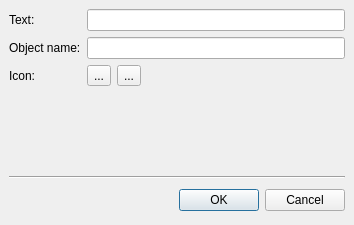
<ui version="4.0" >
 <author></author>
 <comment></comment>
 <exportmacro></exportmacro>
 <class>NewActionDialog</class>
 <widget class="QDialog" name="NewActionDialog" >
  <property name="geometry" >
   <rect>
    <x>0</x>
    <y>0</y>
    <width>354</width>
    <height>225</height>
   </rect>
  </property>
  <property name="windowTitle" >
   <string>New Action...</string>
  </property>
  <layout class="QVBoxLayout" >
   <property name="margin" >
    <number>9</number>
   </property>
   <property name="spacing" >
    <number>6</number>
   </property>
   <item>
    <layout class="QGridLayout" >
     <property name="margin" >
      <number>0</number>
     </property>
     <property name="spacing" >
      <number>6</number>
     </property>
     <item row="0" column="1" >
      <widget class="QLineEdit" name="editActionText" />
     </item>
     <item row="0" column="0" >
      <widget class="QLabel" name="label" >
       <property name="text" >
        <string>Text:</string>
       </property>
      </widget>
     </item>
     <item row="2" column="1" >
      <layout class="QHBoxLayout" >
       <property name="margin" >
        <number>0</number>
       </property>
       <property name="spacing" >
        <number>6</number>
       </property>
       <item>
        <widget class="QToolButton" name="iconButton" >
         <property name="text" >
          <string>...</string>
         </property>
        </widget>
       </item>
       <item>
        <widget class="QToolButton" name="removeIconButton" >
         <property name="text" >
          <string>...</string>
         </property>
         <property name="icon" >
          <iconset resource="../../components/formeditor/formeditor.qrc" >:/trolltech/formeditor/images/win/editdelete.png</iconset>
         </property>
        </widget>
       </item>
       <item>
        <spacer>
         <property name="orientation" >
          <enum>Qt::Horizontal</enum>
         </property>
         <property name="sizeHint" >
          <size>
           <width>40</width>
           <height>20</height>
          </size>
         </property>
        </spacer>
       </item>
      </layout>
     </item>
     <item row="2" column="0" >
      <widget class="QLabel" name="label_2" >
       <property name="text" >
        <string>Icon:</string>
       </property>
      </widget>
     </item>
     <item row="1" column="0" >
      <widget class="QLabel" name="label_3" >
       <property name="text" >
        <string>Object name:</string>
       </property>
      </widget>
     </item>
     <item row="1" column="1" >
      <widget class="QLineEdit" name="editObjectName" />
     </item>
    </layout>
   </item>
   <item>
    <spacer>
     <property name="orientation" >
      <enum>Qt::Vertical</enum>
     </property>
     <property name="sizeHint" >
      <size>
       <width>281</width>
       <height>261</height>
      </size>
     </property>
    </spacer>
   </item>
   <item>
    <widget class="Line" name="line" >
     <property name="orientation" >
      <enum>Qt::Horizontal</enum>
     </property>
    </widget>
   </item>
   <item>
    <layout class="QHBoxLayout" >
     <property name="margin" >
      <number>0</number>
     </property>
     <property name="spacing" >
      <number>6</number>
     </property>
     <item>
      <spacer>
       <property name="orientation" >
        <enum>Qt::Horizontal</enum>
       </property>
       <property name="sizeHint" >
        <size>
         <width>131</width>
         <height>31</height>
        </size>
       </property>
      </spacer>
     </item>
     <item>
      <widget class="QPushButton" name="okButton" >
       <property name="text" >
        <string>OK</string>
       </property>
       <property name="default" >
        <bool>true</bool>
       </property>
      </widget>
     </item>
     <item>
      <widget class="QPushButton" name="cancelButton" >
       <property name="text" >
        <string>Cancel</string>
       </property>
      </widget>
     </item>
    </layout>
   </item>
  </layout>
 </widget>
 <pixmapfunction></pixmapfunction>
 <tabstops>
  <tabstop>editActionText</tabstop>
  <tabstop>okButton</tabstop>
  <tabstop>cancelButton</tabstop>
 </tabstops>
 <resources>
  <include location="../../components/formeditor/formeditor.qrc" />
 </resources>
 <connections>
  <connection>
   <sender>okButton</sender>
   <signal>clicked()</signal>
   <receiver>NewActionDialog</receiver>
   <slot>accept()</slot>
   <hints>
    <hint type="sourcelabel" >
     <x>213</x>
     <y>182</y>
    </hint>
    <hint type="destinationlabel" >
     <x>96</x>
     <y>254</y>
    </hint>
   </hints>
  </connection>
  <connection>
   <sender>cancelButton</sender>
   <signal>clicked()</signal>
   <receiver>NewActionDialog</receiver>
   <slot>reject()</slot>
   <hints>
    <hint type="sourcelabel" >
     <x>304</x>
     <y>182</y>
    </hint>
    <hint type="destinationlabel" >
     <x>179</x>
     <y>282</y>
    </hint>
   </hints>
  </connection>
 </connections>
</ui>
